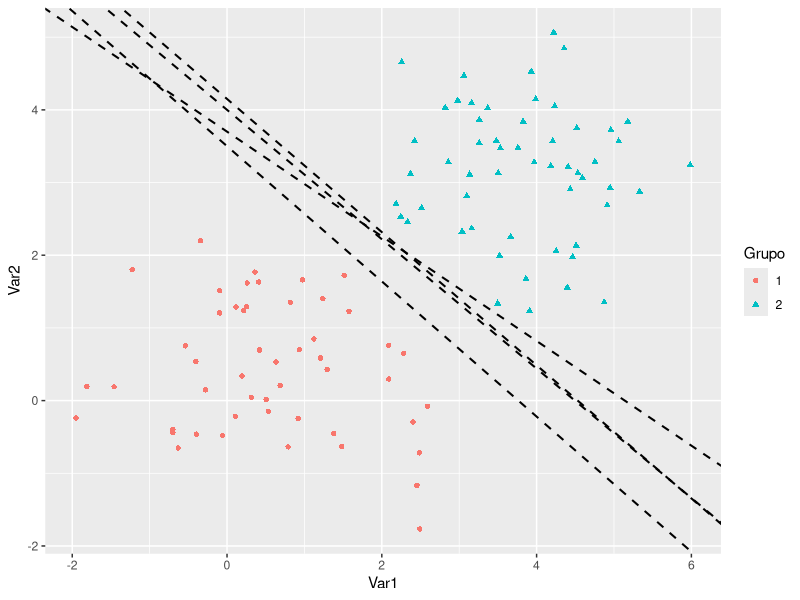

Source code (R):
library(tidyverse)

set.seed(2)
x<-rnorm(50,1/2,1)
set.seed(3)
y<-rnorm(50,1/2,1)

G1<-rbind(x,y)
G1<-rbind(G1,rep(1,50))

set.seed(15)
x<-rnorm(55,3.5,1)
set.seed(16)
y<-rnorm(55,3,1)

G2<-rbind(x,y)
G2<-rbind(G2,rep(2,55))
datos<-cbind(G1,G2)
datos<-t(datos)
datos<-as.data.frame(datos)
colnames(datos)<-c("Var1","Var2","Grupo")
datos$Grupo<-as.factor(datos$Grupo)

datos

mu1<-rbind(mean(G1[1,]),mean(G1[2,]))
mu2<-rbind(mean(G2[1,]),mean(G2[2,]))

sigma1<-matrix(c(cov(G1[1,],G1[1,]),cov(G1[1,],G1[2,]),cov(G1[2,],G1[1,]),cov(G1[2,],G1[2,])),ncol = 2)
sigma2<-matrix(c(cov(G2[1,],G2[1,]),cov(G2[1,],G2[2,]),cov(G2[2,],G2[1,]),cov(G2[2,],G2[2,])),ncol = 2)
sigma=(sigma1+sigma2)/2
Sinv<-solve(sigma)
b<-Sinv%*%(mu1-mu2)
mu1<-as.matrix(mu1)
mu2<-as.matrix(mu2)
b<-Sinv%*%(mu1-mu2)
muc<-(mu1+mu2)/2

datos |>
  ggplot()+
  geom_blank()+
  geom_point(aes(x =Var1, y =Var2,
                 shape = Grupo, color = Grupo, fill =Grupo))+
  geom_abline(slope =-0.9159786, intercept = 4.149884,linetype="dashed", color = "black", linewidth = 0.7)+
  geom_abline(slope =-0.89, intercept = 4,linetype="dashed", color = "black", linewidth = 0.7)+
  geom_abline(slope =-0.93, intercept = 3.5,linetype="dashed", color = "black", linewidth = 0.7)+
  geom_abline(slope =-0.72, intercept = 3.7,linetype="dashed", color = "black", linewidth = 0.7)
